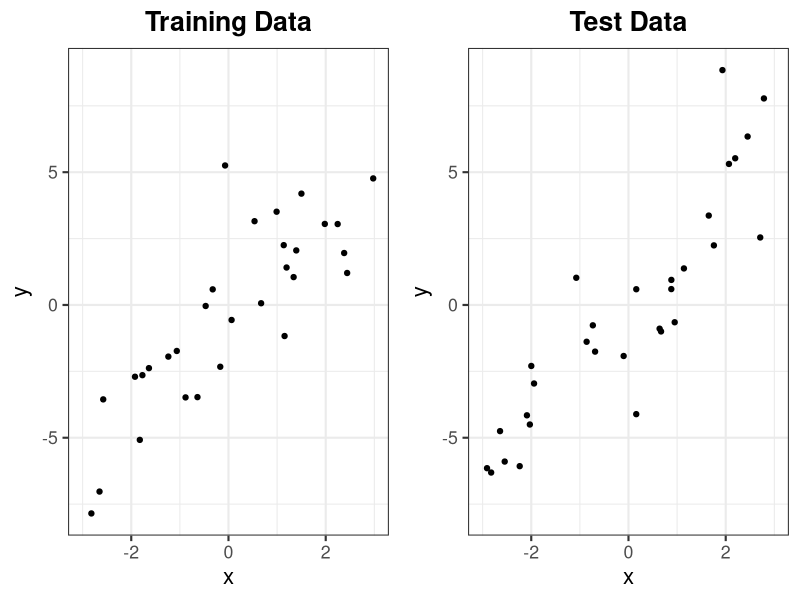
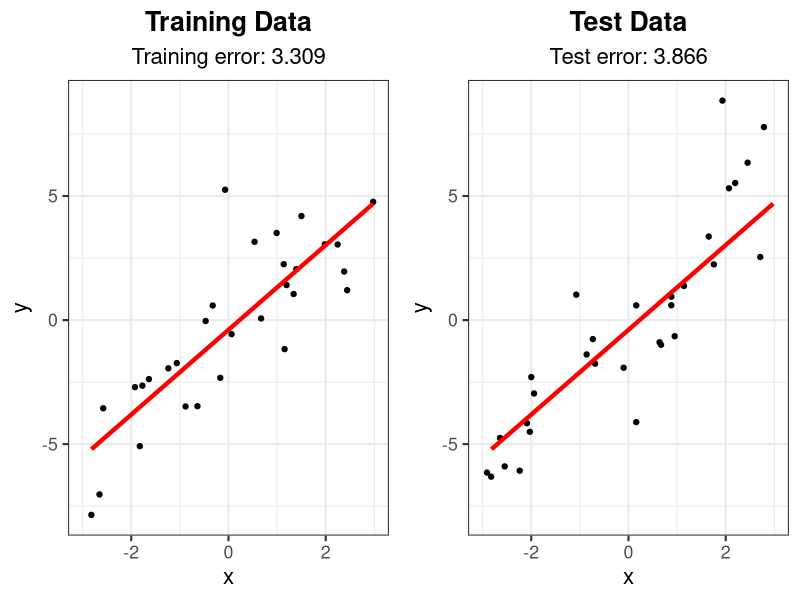
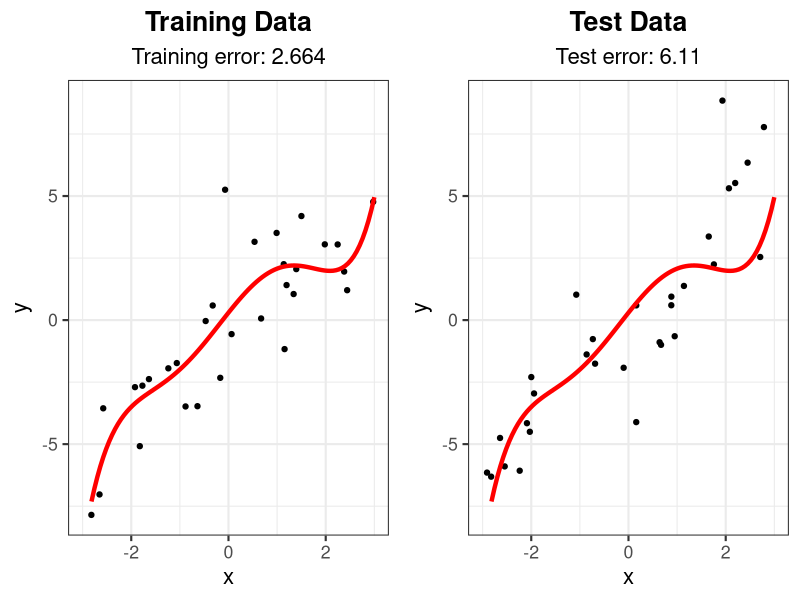
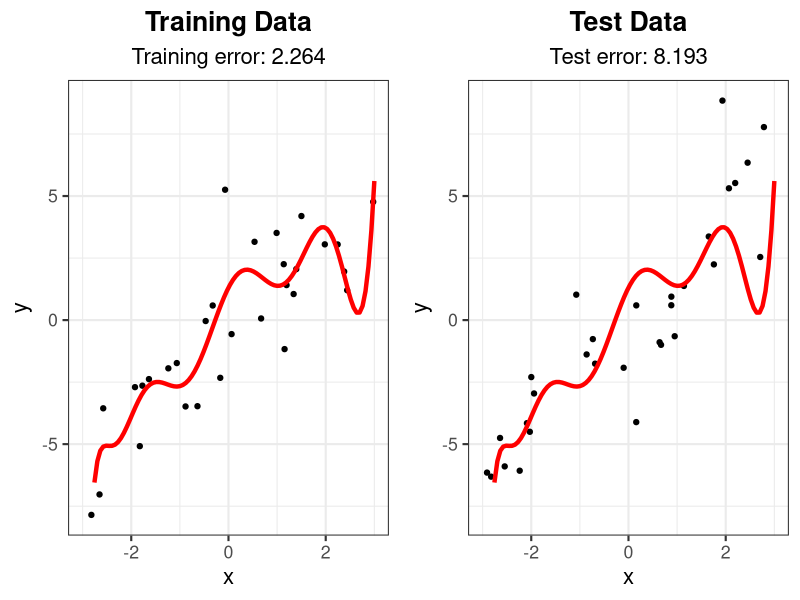
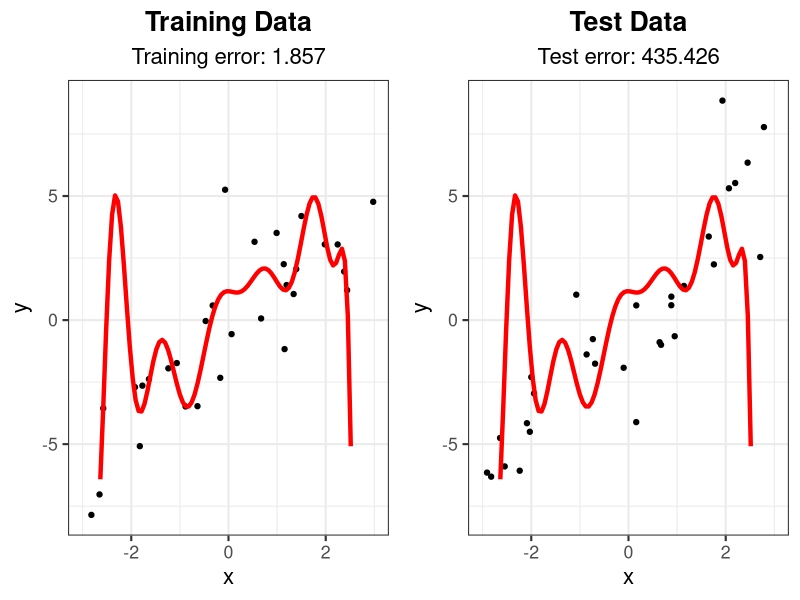
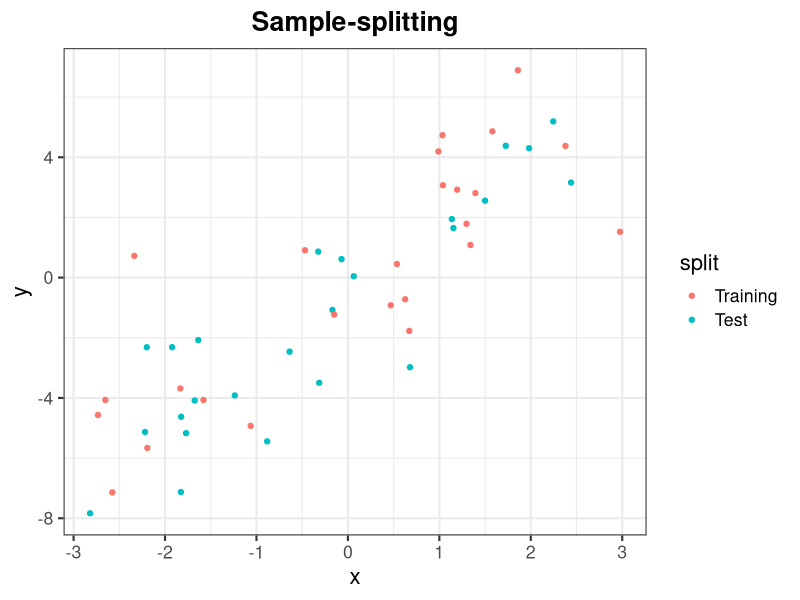
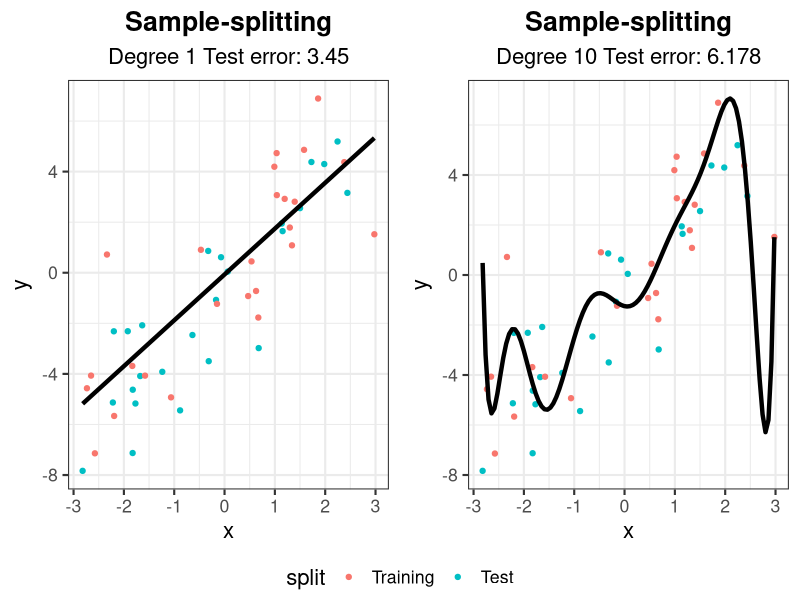
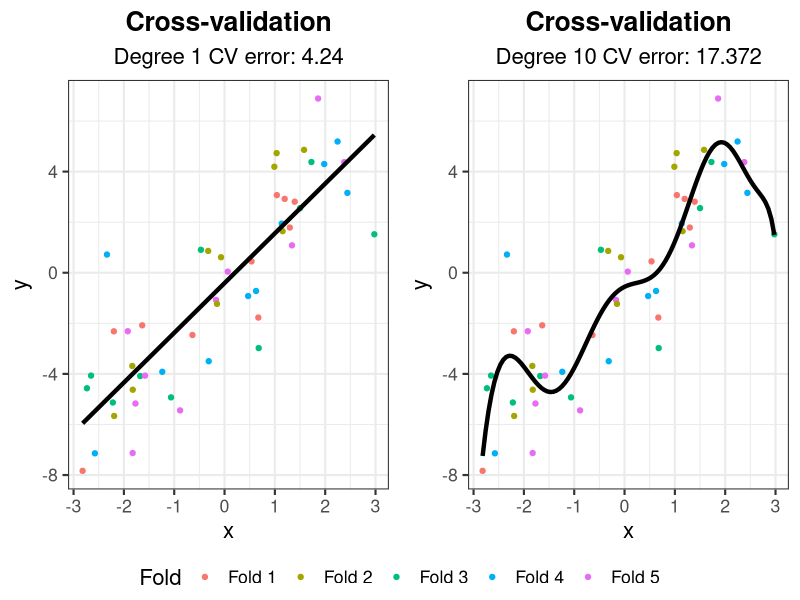

Write the R code that produced these figures, in order.
## ---- chunk 1
options(htmltools.dir.version = FALSE)
knitr::opts_chunk$set(comment = "##")
knitr::opts_chunk$set(cache = TRUE)
knitr::opts_chunk$set(error = TRUE)
library(kableExtra)
library(tidyverse)
## ---- chunk 2
library(ggpubr)
# generate data
set.seed(302)
n <- 30
x <- sort(runif(n, -3, 3))
y <- 2*x + 2*rnorm(n)
x_test <- sort(runif(n, -3, 3))
y_test <- 2*x_test + 2*rnorm(n)
df_train <- data.frame("x" = x, "y" = y)
df_test <- data.frame("x" = x_test, "y" = y_test)

# store a theme
my_theme <- theme_bw(base_size = 16) + 
  theme(plot.title = element_text(hjust = 0.5, face = "bold"),
        plot.subtitle = element_text(hjust = 0.5))

# generate plots
g_train <- ggplot(df_train, aes(x = x, y = y)) + geom_point() +
  xlim(-3, 3) + ylim(min(y, y_test), max(y, y_test)) + 
  labs(title = "Training Data") + my_theme
g_test <- ggplot(df_test, aes(x = x, y = y)) + geom_point() +
  xlim(-3, 3) + ylim(min(y, y_test), max(y, y_test)) + 
  labs(title = "Test Data") + my_theme
ggarrange(g_train, g_test) # from ggpubr, to put side-by-side
## ---- chunk 3
# Fit linear model and calculate training error
lm_fit <- lm(y ~ x, data = df_train)
yhat_train <- predict(lm_fit)
# (y_i - yhat_i)^2
train_err <- mean((df_train$y - yhat_train)^2)

# Calculate testing error
yhat_test <- predict(lm_fit, data.frame(x = df_test$x))
test_err <- mean((df_test$y - yhat_test)^2)

# Add linear model and error text to plot
g_train2 <- g_train + 
  labs(subtitle = paste("Training error:", round(train_err, 3))) +
  geom_line(aes(y = fitted(lm_fit)), col = "red", lwd = 1.5)
g_test2 <- g_test + 
  labs(subtitle = paste("Test error:", round(test_err, 3))) +
  geom_line(aes(y = fitted(lm_fit), x = df_train$x), col = "red", lwd = 1.5)

ggarrange(g_train2, g_test2)
## ---- chunk 4
# Fit 5 degree polynomial and calculate training error
lm_fit_5 <- lm(y ~ poly(x, 5), data = df_train)
yhat_train_5 <- predict(lm_fit_5)
train_err_5 <- mean((df_train$y - yhat_train_5)^2)

# Calculate testing error
yhat_test_5 <- predict(lm_fit_5, data.frame(x = df_test$x))
test_err_5 <- mean((df_test$y - yhat_test_5)^2)

# Create smooth line for plotting
x_fit <- data.frame(x = seq(-3, 3, length = 100))
line_fit <- data.frame(x = x_fit, y = predict(lm_fit_5, newdata = x_fit))
                       
# Add linear model and error text to plot
g_train3 <- g_train + 
  labs(subtitle = paste("Training error:", round(train_err_5, 3))) +
  geom_line(data = line_fit, aes(y = y, x = x), col = "red", lwd = 1.5)
g_test3 <- g_test + 
  labs(subtitle = paste("Test error:", round(test_err_5, 3))) +
  geom_line(data = line_fit, aes(y = y, x = x), col = "red", lwd = 1.5)

ggarrange(g_train3, g_test3)
## ---- chunk 5
# Fit 10 degree polynomial and calculate training error
lm_fit_10 <- lm(y ~ poly(x, 10), data = df_train)
yhat_train_10 <- predict(lm_fit_10)
train_err_10 <- mean((df_train$y - yhat_train_10)^2)

# Calculate testing error
yhat_test_10 <- predict(lm_fit_10, data.frame(x = df_test$x))
test_err_10 <- mean((df_test$y - yhat_test_10)^2)

# Create smooth line for plotting
x_fit <- data.frame(x = seq(-3, 3, length = 100))
line_fit <- data.frame(x = x_fit, y = predict(lm_fit_10, newdata = x_fit))
                       
# Add linear model and error text to plot
g_train4 <- g_train + 
  labs(subtitle = paste("Training error:", round(train_err_10, 3))) +
  geom_line(data = line_fit, aes(y = y, x = x), col = "red", lwd = 1.5)
g_test4 <- g_test + 
  labs(subtitle = paste("Test error:", round(test_err_10, 3))) +
  geom_line(data = line_fit, aes(y = y, x = x), col = "red", lwd = 1.5)

ggarrange(g_train4, g_test4)
## ---- chunk 6
# Fit 15 degree polynomial and calculate training error
lm_fit_15 <- lm(y ~ poly(x, 15), data = df_train)
yhat_train_15 <- predict(lm_fit_15)
train_err_15 <- mean((df_train$y - yhat_train_15)^2)

# Calculate testing error
yhat_test_15 <- predict(lm_fit_15, data.frame(x = df_test$x))
test_err_15 <- mean((df_test$y - yhat_test_15)^2)

# Create smooth line for plotting
x_fit <- data.frame(x = seq(-3, 3, length = 100))
line_fit <- data.frame(x = x_fit, y = predict(lm_fit_15, newdata = x_fit))
                       
# Add linear model and error text to plot
g_train5 <- g_train + 
  labs(subtitle = paste("Training error:", round(train_err_15, 3))) +
  geom_line(data = line_fit, aes(y = y, x = x), col = "red", lwd = 1.5)
g_test5 <- g_test + 
  labs(subtitle = paste("Test error:", round(test_err_15, 3))) +
  geom_line(data = line_fit, aes(y = y, x = x), col = "red", lwd = 1.5)

ggarrange(g_train5, g_test5)
## ---- chunk 7
# Generate data
set.seed(302)
n <- 50
x <- sort(runif(n, -3, 3))
y <- 2*x + 2*rnorm(n)

# Randomly split data into two parts
inds <- sample(rep(1:2, length = n))
split <- as.factor(inds) %>%
  fct_recode(Training = "1", Test = "2")
data <- data.frame("x" = x, "y" = y, "split" = split)

g_split <- ggplot(data, aes(x = x, y = y, color = split)) + geom_point() +
  labs(title = "Sample-splitting") + my_theme
g_split
## ---- chunk 8
# Train on the training split
data_train <- data %>% filter(split == "Training")
lm_1 <- lm(y ~ x, data = data_train)
lm_10 <- lm(y ~ poly(x, 10), data = data_train)

# Predict on the second half
data_test <- data %>% filter(split == "Test")
pred_1 <- predict(lm_1, data.frame(x = data_test$x))
pred_10 <- predict(lm_10, data.frame(x = data_test$x))

# Calculate test error
test_err_1 <- mean((data_test$y - pred_1)^2)
test_err_10 <- mean((data_test$y - pred_10)^2)
## ---- chunk 9
# Create smooth lines for plotting
x_fit <- data.frame(x = seq(min(data$x), max(data$x), length = 100))
line_fit_1 <- data.frame(x = x_fit, y = predict(lm_1, newdata = x_fit))
line_fit_10 <- data.frame(x = x_fit, y = predict(lm_10, newdata = x_fit))
                       
# Add linear model and error text to plot
g_split1 <- g_split + 
  labs(subtitle = paste("Degree 1 Test error:", round(test_err_1, 3))) +
  geom_line(data = line_fit_1, aes(y = y, x = x), col = "black", lwd = 1.5)
g_split10 <- g_split + 
  labs(subtitle = paste("Degree 10 Test error:", round(test_err_10, 3))) +
  geom_line(data = line_fit_10, aes(y = y, x = x), col = "black", lwd = 1.5)

ggarrange(g_split1, g_split10, common.legend = TRUE, legend = "bottom")
## ---- chunk 10
set.seed(302)
# Split data in 5 parts, randomly
k <- 5
inds <- sample(rep(1:k, length = n))
# Use data from before
data <- data.frame("x" = x, "y" = y, "split" = inds)

# Empty matrix to store predictions, 2 columns for 2 models
pred_mat <- matrix(NA, n, 2)
for (i in 1:k) {
  data_train <- data %>% filter(split != i)
  data_test <- data %>% filter(split == i)
  
  # Train our models
  lm_1_cv <- lm(y ~ x, data = data_train)
  lm_10_cv <- lm(y ~ poly(x, 10), data = data_train)
  
  # Record predictions
  pred_mat[inds == i, 1] <- predict(lm_1_cv, data.frame(x = data_test$x))
  pred_mat[inds == i, 2] <- predict(lm_10_cv, data.frame(x = data_test$x))
}

# Compute average MSE to get CV error
cv_err <- colMeans((pred_mat - data$y)^2)
## ---- chunk 11
# Create predictive model
lm_1 <- lm(y ~ x, data = data)
lm_10 <- lm(y ~ poly(x, 10), data = data)

# Create smooth lines for plotting
x_fit <- data.frame(x = seq(min(data$x), max(data$x), length = 100))
line_fit_1 <- data.frame(x = x_fit, y = predict(lm_1, newdata = x_fit))
line_fit_10 <- data.frame(x = x_fit, y = predict(lm_10, newdata = x_fit))

# Recode split for legend
data <- data %>% 
  mutate(Fold = fct_recode(as.factor(split), "Fold 1" = "1", "Fold 2" = "2",
                           "Fold 3" = "3", "Fold 4" = "4", "Fold 5" = "5"))

g_cv <- ggplot(data, aes(x = x, y = y, color = Fold)) + geom_point() +
  labs(title = "Cross-validation") + my_theme
g_cv1 <- g_cv + 
  labs(subtitle = paste("Degree 1 CV error:", round(cv_err[1], 3))) +
  geom_line(data = line_fit_1, aes(y = y, x = x), col = "black", lwd = 1.5)
g_cv10 <- g_cv + 
  labs(subtitle = paste("Degree 10 CV error:", round(cv_err[2], 3))) +
  geom_line(data = line_fit_10, aes(y = y, x = x), col = "black", lwd = 1.5)
ggarrange(g_cv1, g_cv10, common.legend = TRUE, legend = "bottom")
